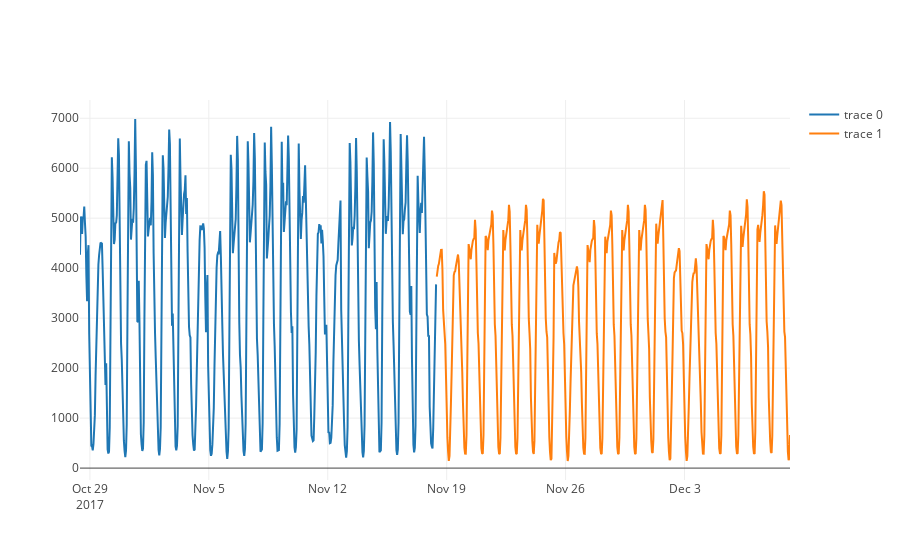

The code cell stored with this chart in its notebook:
### Code cell
plotting.plot_multiple_ts(ts[-500:], ts_pred[:500])

### Figure 1 — Plotly figure (JSON) as saved in the notebook; plotly's stock layout.template omitted (floating-point values rounded to 4 significant figures; data arrays with more than 128 entries replaced by an {"elided": "..."} marker saying what was removed)
{"data": [{"type": "scatter", "uid": "0f4a06af-1705-480c-ac85-ea378bd56287", "x": {"elided": "500 str values"}, "y": {"elided": "500 int values"}}, {"type": "scatter", "uid": "dbeba2d4-bbd3-4b57-8a23-33f80d25a745", "x": {"elided": "500 str values"}, "y": {"elided": "500 float values"}}], "layout": {}}
